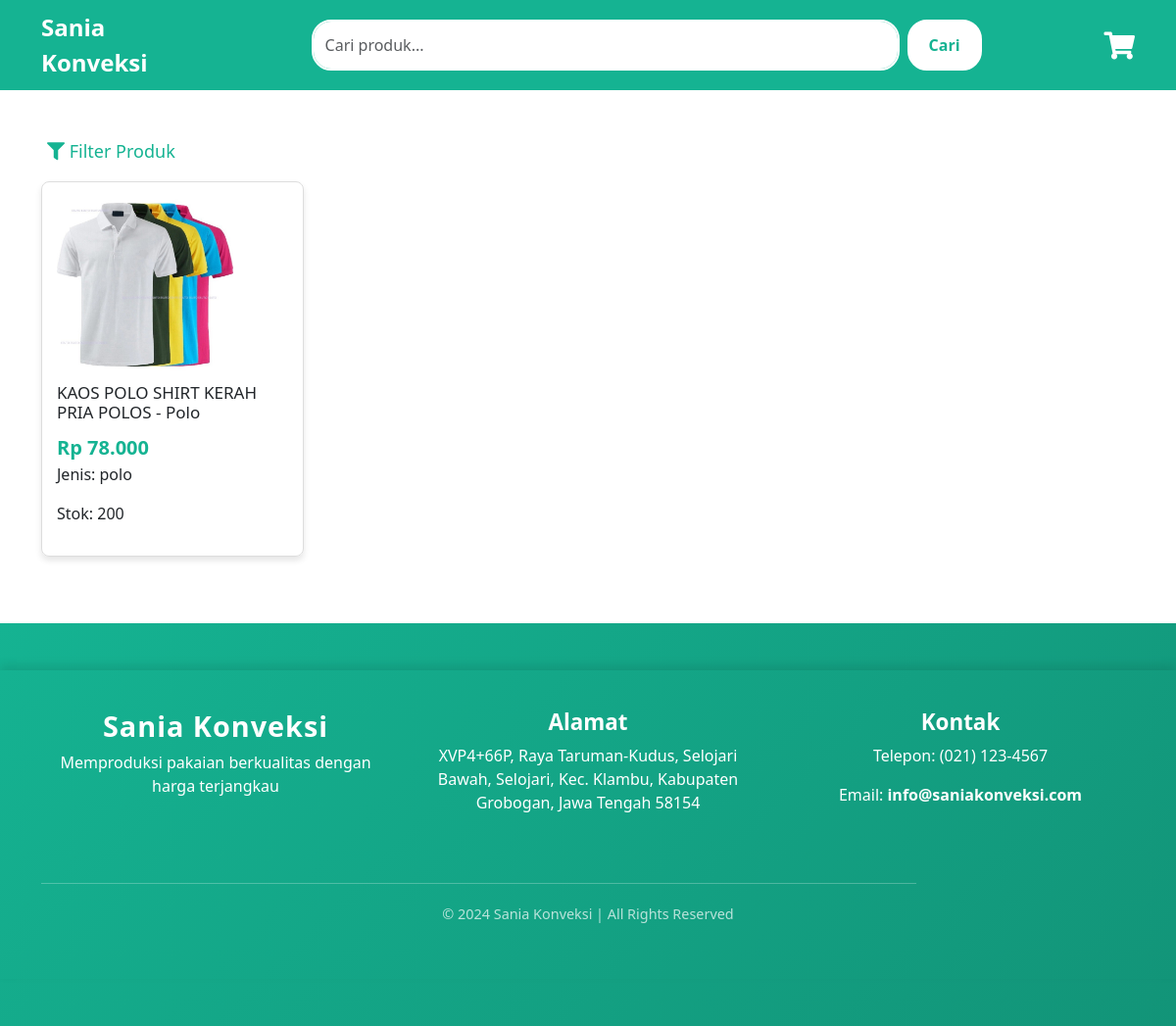
The app's page /order.php with its own data.
### tables this page shows
CREATE TABLE `produk` (
  `id_produk` int(11) NOT NULL,
  `nama_produk` varchar(255) NOT NULL,
  `jenis_produk` varchar(100) NOT NULL,
  `keterangan` text NOT NULL,
  `harga` decimal(15,2) NOT NULL,
  `stok` int(11) NOT NULL,
  `ukuran` varchar(50) NOT NULL,
  `tanggal_upload` timestamp NOT NULL DEFAULT current_timestamp(),
  `thumbnail_url` varchar(255) DEFAULT NULL
);

### order.php (the view, shortened to what this page needs)
<?php
include('koneksi.php');
include('header.php');
$id_produk = isset($_GET['id_produk']) ? $_GET['id_produk'] : '';
if ($id_produk) {
    $sql = "SELECT * FROM produk WHERE id_produk = ?";
    $stmt = $conn->prepare($sql);
    $stmt->bind_param("i", $id_produk);
} else {
    $sql = "SELECT * FROM produk WHERE 1";
    $stmt = $conn->prepare($sql);
}
$stmt->execute();
$result = $stmt->get_result();
?>
<!DOCTYPE html>
<html lang="id">
<head>
    <link rel="stylesheet" href="https://cdn.jsdelivr.net/npm/bootstrap@5.3.0-alpha3/dist/css/bootstrap.min.css">
    <link rel="stylesheet" href="https://cdnjs.cloudflare.com/ajax/libs/font-awesome/5.15.4/css/all.min.css">
</head>
<body>
<div class="container my-5">
    <button class="toggle-filter-btn mb-3" onclick="toggleFilter()">
        <i class="fas fa-filter"></i> Filter Produk
    </button>
    <div class="product-grid">
        <?php
        if ($result->num_rows > 0) {
            while ($row = $result->fetch_assoc()) {
                $imagePath = isset($row['thumbnail_url']) && !empty($row['thumbnail_url']) ? 'produk/images/' . $row['thumbnail_url'] : 'produk/images/default.png';
                $detailUrl = isset($row['id_produk']) ? "produk/detail_produk.php?id_produk=" . $row['id_produk'] : '#';
                echo "<a href='" . $detailUrl . "' style='text-decoration: none; color: inherit;'>";
                echo "<div class='product-card'>";
                echo "<img src='" . $imagePath . "' alt='" . htmlspecialchars($row['nama_produk']) . "' class='product-image'>";
                echo "<h5>" . htmlspecialchars($row['nama_produk']) . "</h5>";
                echo "<div class='price'>Rp " . number_format($row['harga'], 0, ',', '.') . "</div>";
                echo "<p>Jenis: " . htmlspecialchars($row['jenis_produk']) . "</p>";
                echo "<p>Stok: " . htmlspecialchars($row['stok']) . "</p>";
                echo "</div>";
                echo "</a>";
            }
        } else {
            echo "<p>Tidak ada produk tersedia untuk filter ini.</p>";
        }
        ?>
    </div>
</div>
</body>
</html>
<?php
include('footer.php');
?>

### order.php (style rules this page uses)
.product-card { border: 1px solid #ddd; padding: 15px; border-radius: 8px; box-shadow: 0 4px 6px rgba(0, 0, 0, 0.1); text-align: left; margin-bottom: 20px; transition: transform 0.3s ease, box-shadow 0.3s ease; }
.product-image { width: 180px; height: 180px; object-fit: cover; border-radius: 5px; margin-bottom: 10px; }
.price { font-size: 20px; font-weight: bold; color: #15B392; margin-top: 10px; }
.product-grid { display: grid; grid-template-columns: repeat(6, 1fr); gap: 15px; }
@media (max-width: 1200px) { .product-grid { grid-template-columns: repeat(4, 1fr); } }
.toggle-filter-btn { font-size: 18px; color: #15B392; cursor: pointer; border: none; background: none; }
.product-card h5 { font-size: 17px; font-weight: normal; }

### records on screen
produk: thumbnail_url (picture), nama_produk "KAOS POLO SHIRT KERAH PRIA POLOS - Polo", harga "78.000", jenis_produk "polo", stok "200"
